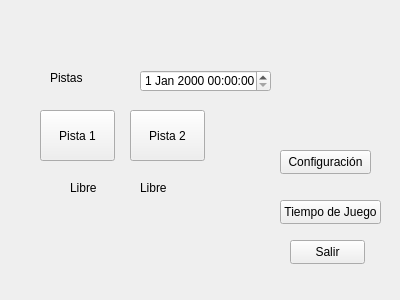
<?xml version="1.0" encoding="UTF-8"?>
<ui version="4.0">
 <class>Form</class>
 <widget class="QWidget" name="Form">
  <property name="geometry">
   <rect>
    <x>0</x>
    <y>0</y>
    <width>400</width>
    <height>300</height>
   </rect>
  </property>
  <property name="windowTitle">
   <string>Gestionar Pistas</string>
  </property>
  <widget class="QPushButton" name="pushButton">
   <property name="geometry">
    <rect>
     <x>40</x>
     <y>110</y>
     <width>75</width>
     <height>51</height>
    </rect>
   </property>
   <property name="text">
    <string>Pista 1</string>
   </property>
  </widget>
  <widget class="QPushButton" name="pushButton_2">
   <property name="geometry">
    <rect>
     <x>130</x>
     <y>110</y>
     <width>75</width>
     <height>51</height>
    </rect>
   </property>
   <property name="text">
    <string>Pista 2</string>
   </property>
  </widget>
  <widget class="QLabel" name="label_2">
   <property name="geometry">
    <rect>
     <x>70</x>
     <y>180</y>
     <width>49</width>
     <height>16</height>
    </rect>
   </property>
   <property name="text">
    <string>Libre</string>
   </property>
  </widget>
  <widget class="QLabel" name="label_3">
   <property name="geometry">
    <rect>
     <x>140</x>
     <y>180</y>
     <width>49</width>
     <height>16</height>
    </rect>
   </property>
   <property name="text">
    <string>Libre</string>
   </property>
  </widget>
  <widget class="QLabel" name="label">
   <property name="geometry">
    <rect>
     <x>50</x>
     <y>70</y>
     <width>49</width>
     <height>16</height>
    </rect>
   </property>
   <property name="text">
    <string>Pistas</string>
   </property>
  </widget>
  <widget class="QDateTimeEdit" name="dateTimeEdit">
   <property name="geometry">
    <rect>
     <x>140</x>
     <y>70</y>
     <width>131</width>
     <height>22</height>
    </rect>
   </property>
  </widget>
  <widget class="QPushButton" name="pushButton_3">
   <property name="geometry">
    <rect>
     <x>280</x>
     <y>150</y>
     <width>91</width>
     <height>24</height>
    </rect>
   </property>
   <property name="text">
    <string>Configuración</string>
   </property>
  </widget>
  <widget class="QPushButton" name="pushButton_4">
   <property name="geometry">
    <rect>
     <x>280</x>
     <y>200</y>
     <width>101</width>
     <height>24</height>
    </rect>
   </property>
   <property name="text">
    <string>Tiempo de Juego</string>
   </property>
  </widget>
  <widget class="QPushButton" name="pushButton_5">
   <property name="geometry">
    <rect>
     <x>290</x>
     <y>240</y>
     <width>75</width>
     <height>24</height>
    </rect>
   </property>
   <property name="text">
    <string>Salir</string>
   </property>
  </widget>
 </widget>
 <resources/>
 <connections/>
</ui>
